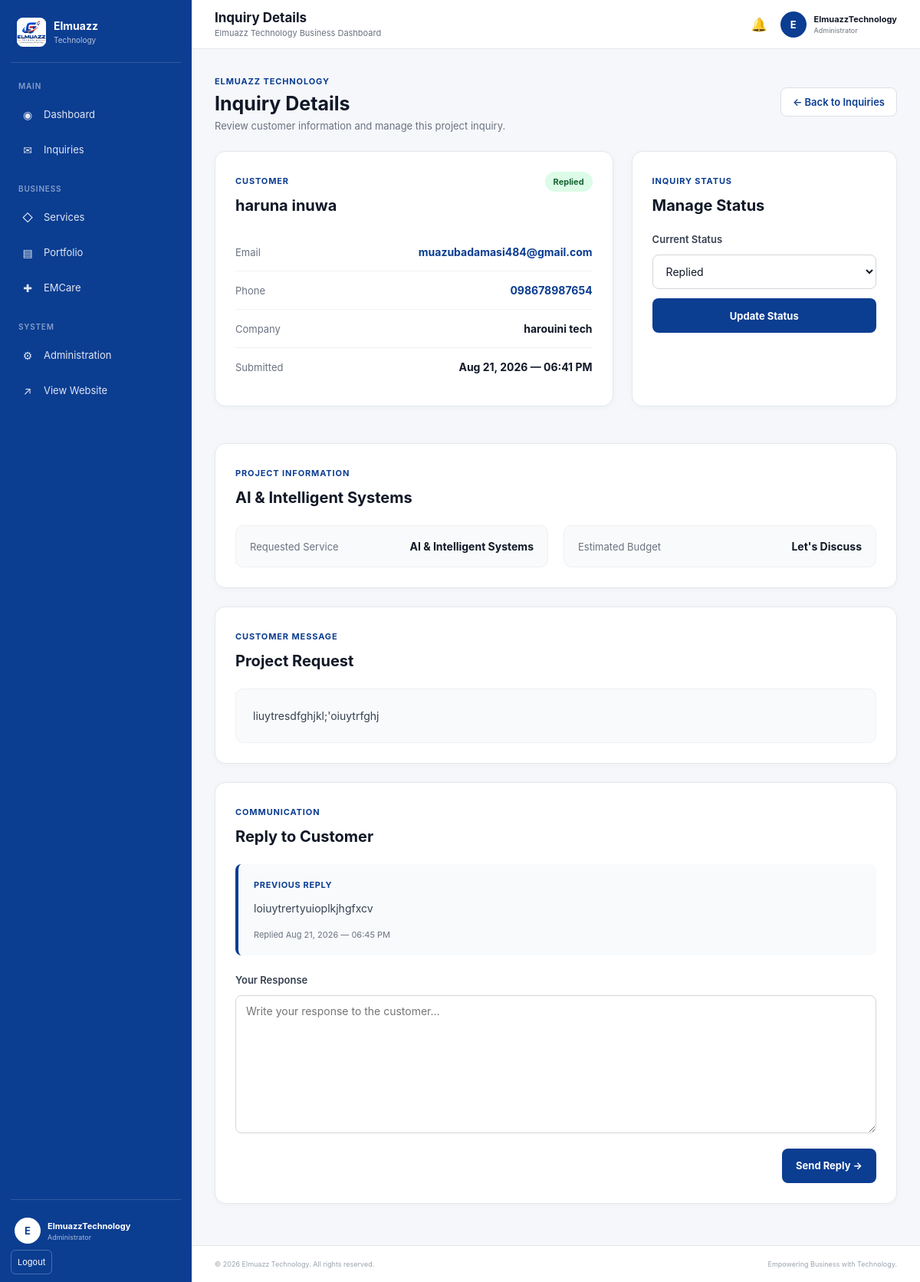
/admin-dashboard/inquiries/9/ (signed in), run on the app's committed database.
### core/models.py (models this page shows, shortened)
class ContactInquiry(models.Model):
    SERVICE_CHOICES = [
        ("software", "Software Development"),
        ("web", "Web Development"),
        ("mobile", "Mobile App Development"),
        ("uiux", "UI/UX Design"),
        ("ai", "AI & Intelligent Systems"),
        ("automation", "Business Automation"),
        ("other", "Other"),
    ]
    BUDGET_CHOICES = [
        ("below-100k", "Below ₦100,000"),
        ("100k-300k", "₦100,000 – ₦300,000"),
        ("300k-500k", "₦300,000 – ₦500,000"),
        ("500k-1m", "₦500,000 – ₦1,000,000"),
        ("above-1m", "Above ₦1,000,000"),
        ("discuss", "Let's Discuss"),
    ]
    STATUS_CHOICES = [
        ("new", "New"),
        ("read", "Read"),
        ("in_progress", "In Progress"),
        ("replied", "Replied"),
        ("closed", "Closed"),
    ]
    name = models.CharField(
        max_length=150
    )
    company = models.CharField(
        max_length=150,
        blank=True
    )
    email = models.EmailField()
    phone = models.CharField(
        max_length=30
    )
    service = models.CharField(
        max_length=50,
        choices=SERVICE_CHOICES
    )
    budget = models.CharField(
        max_length=50,
        choices=BUDGET_CHOICES,
        blank=True
    )
    message = models.TextField()
    status = models.CharField(
        max_length=20,
        choices=STATUS_CHOICES,
        default="new"
    )
    reply = models.TextField(
        blank=True
    )
    replied_at = models.DateTimeField(
        null=True,
        blank=True
    )
    created_at = models.DateTimeField(
        auto_now_add=True
    )
    updated_at = models.DateTimeField(
        auto_now=True
    )
    class Meta:
        ordering = ["-created_at"]

### core/views.py (the view, shortened to what this page needs)
@login_required
def dashboard_inquiry_detail(request, inquiry_id):
    inquiry = get_object_or_404(
        ContactInquiry,
        id=inquiry_id
    )
    context = {
        "inquiry": inquiry,
        "status_choices": (
            ContactInquiry.STATUS_CHOICES
        ),
    }
    return render(
        request,
        "core/dashboard/inquiry_detail.html",
        context,
    )

### core/templates/core/dashboard/inquiry_detail.html (shortened to what this page needs)
{% extends "core/dashboard/base.html" %}
{% load static %}
{% block page_label %}
    Inquiry Details
{% endblock %}
{% block dashboard_content %}
<section class="dashboard-page">
    <div class="container">
        <div class="dashboard-header">
            <div>
                <span class="dashboard-label">
                    ELMUAZZ TECHNOLOGY
                </span>
                <h1>
                    Inquiry Details
                </h1>
                <p>
                    Review customer information and manage
                    this project inquiry.
                </p>
            </div>
            <div>
                <a
                    href="{% url 'core:dashboard_inquiries' %}"
                    class="dashboard-action"
                >
                    ← Back to Inquiries
                </a>
            </div>
        </div>
        <div class="inquiry-detail-grid">
            <div class="dashboard-card">
                <div class="dashboard-card-header">
                    <div>
                        <span class="dashboard-label">
                            CUSTOMER
                        </span>
                        <h2>
                            {{ inquiry.name }}
                        </h2>
                    </div>
                    <span
                        class="status-badge status-{{ inquiry.status }}"
                    >
                        {{ inquiry.get_status_display }}
                    </span>
                </div>
                <div class="inquiry-information">
                    <div class="information-item">
                        <span>
                            Email
                        </span>
                        <strong>
                            <a href="mailto:{{ inquiry.email }}">
                                {{ inquiry.email }}
                            </a>
                        </strong>
                    </div>
                    <div class="information-item">
                        <span>
                            Phone
                        </span>
                        <strong>
                            <a href="tel:{{ inquiry.phone }}">
                                {{ inquiry.phone }}
                            </a>
                        </strong>
                    </div>
                    <div class="information-item">
                        <span>
                            Company
                        </span>
                        <strong>
                            {% if inquiry.company %}
                                {{ inquiry.company }}
                            {% else %}
                                Not provided
                            {% endif %}
                        </strong>
                    </div>
                    <div class="information-item">
                        <span>
                            Submitted
                        </span>
                        <strong>
                            {{ inquiry.created_at|date:"M d, Y — h:i A" }}
                        </strong>
                    </div>
                </div>
            </div>
            <div class="dashboard-card">
                <div class="dashboard-card-header">
                    <div>
                        <span class="dashboard-label">
                            INQUIRY STATUS
                        </span>
                        <h2>
                            Manage Status
                        </h2>
                    </div>
                </div>
                <form
                    method="POST"
                    action="{% url 'core:dashboard_inquiry_status' inquiry.id %}"
                    class="status-form"
                >
                    <label for="status">
                        Current Status
                    </label>
                    <select
                        name="status"
                        id="status"
                        class="form-control"
                    >
                        {% for value, label in inquiry.STATUS_CHOICES %}
                            <option
                                value="{{ value }}"
                                {% if inquiry.status == value %}
                                    selected
                                {% endif %}
                            >
                                {{ label }}
                            </option>
                        {% endfor %}
                    </select>
                    <button
                        type="submit"
                        class="dashboard-primary-button"
                    >
                        Update Status
                    </button>
                </form>
            </div>
        </div>
        <div class="dashboard-card inquiry-project-card">
            <div class="dashboard-card-header">
                <div>
                    <span class="dashboard-label">
                        PROJECT INFORMATION
                    </span>
                    <h2>
                        {{ inquiry.get_service_display }}
                    </h2>
                </div>
            </div>
            <div class="project-information-grid">
                <div class="information-item">
                    <span>
                        Requested Service
                    </span>
                    <strong>
                        {{ inquiry.get_service_display }}
                    </strong>
                </div>
                <div class="information-item">
                    <span>
                        Estimated Budget
                    </span>
                    <strong>
                        {% if inquiry.budget %}
                            {{ inquiry.get_budget_display }}
                        {% else %}
                            Not specified
                        {% endif %}
                    </strong>
                </div>
            </div>
        </div>
        <div class="dashboard-card">
            <div class="dashboard-card-header">
                <div>
                    <span class="dashboard-label">
                        CUSTOMER MESSAGE
                    </span>
                    <h2>
                        Project Request
                    </h2>
                </div>
            </div>
            <div class="inquiry-message">
                {{ inquiry.message|linebreaks }}
            </div>
        </div>
        <div class="dashboard-card">
            <div class="dashboard-card-header">
                <div>
                    <span class="dashboard-label">
                        COMMUNICATION
                    </span>
                    <h2>
                        Reply to Customer
                    </h2>
                </div>
            </div>
            {% if inquiry.reply %}
                <div class="previous-reply">
                    <span>
                        Previous Reply
                    </span>
                    <div>
                        {{ inquiry.reply|linebreaks }}
                    </div>
                    {% if inquiry.replied_at %}
                        <small>
                            Replied
                            {{ inquiry.replied_at|date:"M d, Y — h:i A" }}
                        </small>
                    {% endif %}
                </div>
            {% endif %}
            <form
                method="POST"
                action="{% url 'core:dashboard_inquiry_reply' inquiry.id %}"
                class="reply-form"
            >
                <label for="reply">
                    Your Response
                </label>
                <textarea
                    name="reply"
                    id="reply"
                    rows="8"
                    class="form-control"
                    placeholder="Write your response to the customer..."
                    required
                ></textarea>
                <div class="reply-actions">
                    <button
                        type="submit"
                        class="dashboard-primary-button"
                    >
                        Send Reply →
                    </button>
                </div>
            </form>
        </div>
    </div>
</section>
{% endblock %}

### core/templates/core/dashboard/base.html (shortened to what this page needs)
{% load static %}
<!DOCTYPE html>
<html lang="en">
<head>
    <link rel="stylesheet" href="{% static 'css/dashboard.css' %}">
</head>
<body>
<div class="dashboard">
    <aside class="sidebar">
        <div class="brand">
            <div class="brand-logo">
                <img
                    src="{% static 'images/logo.png' %}"
                    alt="Elmuazz Technology"
                    onerror="this.style.display='none'; this.nextElementSibling.style.display='flex';"
                >
            </div>
            <div class="brand-text">
                <strong>
                    Elmuazz
                </strong>
                <span>
                    Technology
                </span>
            </div>
        </div>
        <nav class="sidebar-menu">
            <div class="menu-section">
                <div class="menu-title">
                    Main
                </div>
                <a
                    href="{% url 'core:dashboard' %}"
                    class="menu-link"
                >
                    <span class="menu-icon">
                        ◉
                    </span>
                    <span class="menu-link-text">
                        Dashboard
                    </span>
                </a>
                <a
                    href="{% url 'core:dashboard_inquiries' %}"
                    class="menu-link "
                >
                    <span class="menu-icon">
                        ✉
                    </span>
                    <span class="menu-link-text">
                        Inquiries
                    </span>
                </a>
            </div>
            <div class="menu-section">
                <div class="menu-title">
                    Business
                </div>
                <a
                    href="{% url 'core:services' %}"
                    class="menu-link"
                >
                    <span class="menu-icon">
                        ◇
                    </span>
                    <span class="menu-link-text">
                        Services
                    </span>
                </a>
                <a
                    href="{% url 'core:portfolio' %}"
                    class="menu-link"
                >
                    <span class="menu-icon">
                        ▤
                    </span>
                    <span class="menu-link-text">
                        Portfolio
                    </span>
                </a>
                <a
                    href="{% url 'core:emcare' %}"
                    class="menu-link"
                >
                    <span class="menu-icon">
                        ✚
                    </span>
                    <span class="menu-link-text">
                        EMCare
                    </span>
                </a>
            </div>
            <div class="menu-section">
                <div class="menu-title">
                    System
                </div>
                <a
                    href="{% url 'admin:index' %}"
                    class="menu-link"
                >
                    <span class="menu-icon">
                        ⚙
                    </span>
                    <span class="menu-link-text">
                        Administration
                    </span>
                </a>
                <a
                    href="/"
                    target="_blank"
                    class="menu-link"
                >
                    <span class="menu-icon">
                        ↗
                    </span>
                    <span class="menu-link-text">
                        View Website
                    </span>
                </a>
            </div>
        </nav>
        <div class="sidebar-bottom">
            <div class="sidebar-user">
                <div class="sidebar-avatar">
                    {{ request.user.username|first|upper }}
                </div>
                <div class="sidebar-user-info">
                    <strong>
                        {{ request.user.username }}
                    </strong>
                    <span>
                        Administrator
                    </span>
                </div>
            </div>
            <a
                href="{% url 'core:dashboard_logout' %}"
                class="logout-button"
            >
                Logout
            </a>
        </div>
    </aside>
    <main class="main">
        <header class="topbar">
            <div class="topbar-title">
                <h1>
                    {% block page_label %}{% endblock %}
                </h1>
                <p>
                    Elmuazz Technology Business Dashboard
                </p>
            </div>
            <div class="admin-user">
                <a
                    href="{% url 'core:dashboard_inquiries' %}"
                    class="notification"
                    title="Contact inquiries"
                >
                    🔔
                </a>
                <div class="avatar">
                    {{ request.user.username|first|upper }}
                </div>
                <div class="admin-info">
                    <strong>
                        {{ request.user.username }}
                    </strong>
                    <span>
                        Administrator
                    </span>
                </div>
            </div>
        </header>
        <div class="content">
            {% block dashboard_content %}
            {% endblock %}
        </div>
        <footer class="dashboard-footer">
            <span>
                © {% now "Y" %} Elmuazz Technology.
                All rights reserved.
            </span>
            <span>
                Empowering Business with Technology.
            </span>
        </footer>
    </main>
</div>
</body>
</html>

### data on the page
ContactInquiry: name "haruna inuwa", status "Replied", email "muazubadamasi484@gmail.com", phone "098678987654", company "harouini tech", created_at "Aug 21, 2026 — 06:41 PM", service "AI & Intelligent Systems", budget "Let's Discuss", message "liuytresdfghjkl;'oiuytrfghj", reply "loiuytrertyuioplkjhgfxcv", replied_at "Aug 21, 2026 — 06:45 PM"

### other printed values
{{ request.user.username|first|upper }} "E"
{{ request.user.username }} "ElmuazzTechnology"
